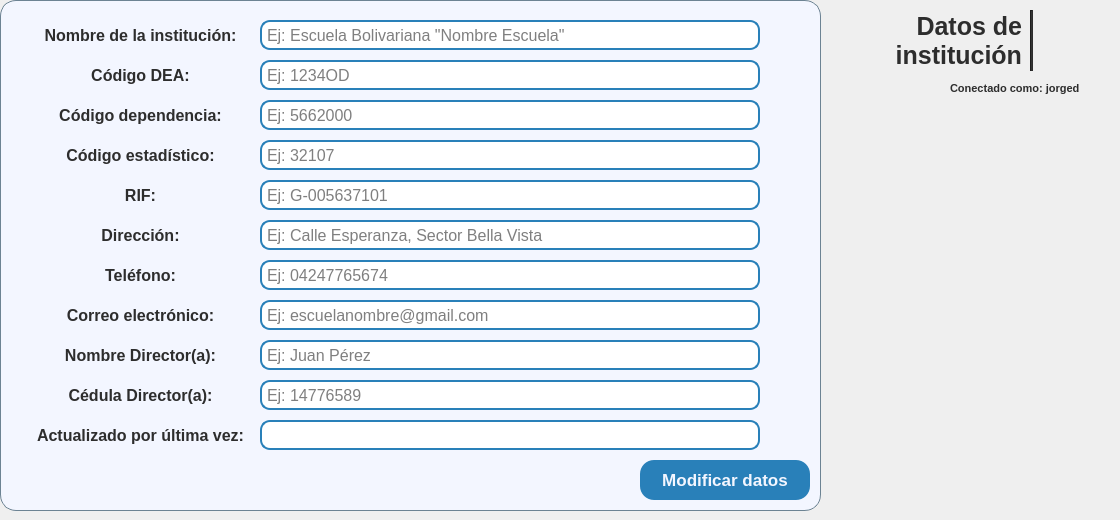
     <widget class="QWidget" name="datos_institucionales">
      <property name="maximumSize">
       <size>
        <width>16777215</width>
        <height>540</height>
       </size>
      </property>
      <widget class="Line" name="line_6">
       <property name="geometry">
        <rect>
         <x>1030</x>
         <y>10</y>
         <width>3</width>
         <height>61</height>
        </rect>
       </property>
       <property name="minimumSize">
        <size>
         <width>3</width>
         <height>61</height>
        </size>
       </property>
       <property name="maximumSize">
        <size>
         <width>3</width>
         <height>61</height>
        </size>
       </property>
       <property name="styleSheet">
        <string notr="true">background-color: #2d2d2d;</string>
       </property>
       <property name="orientation">
        <enum>Qt::Orientation::Vertical</enum>
       </property>
      </widget>
      <widget class="QLabel" name="lblTitulo_datos_insti">
       <property name="geometry">
        <rect>
         <x>881</x>
         <y>0</y>
         <width>141</width>
         <height>81</height>
        </rect>
       </property>
       <property name="font">
        <font>
         <family>Segoe UI</family>
         <pointsize>19</pointsize>
         <bold>true</bold>
        </font>
       </property>
       <property name="styleSheet">
        <string notr="true">color: #2d2d2d;
background-color: transparent;</string>
       </property>
       <property name="frameShape">
        <enum>QFrame::Shape::NoFrame</enum>
       </property>
       <property name="frameShadow">
        <enum>QFrame::Shadow::Plain</enum>
       </property>
       <property name="text">
        <string>Datos de institución</string>
       </property>
       <property name="scaledContents">
        <bool>false</bool>
       </property>
       <property name="alignment">
        <set>Qt::AlignmentFlag::AlignRight|Qt::AlignmentFlag::AlignTrailing|Qt::AlignmentFlag::AlignVCenter</set>
       </property>
       <property name="wordWrap">
        <bool>true</bool>
       </property>
       <property name="indent">
        <number>0</number>
       </property>
      </widget>
      <widget class="QLabel" name="lblLogo_datos_insti">
       <property name="geometry">
        <rect>
         <x>1040</x>
         <y>10</y>
         <width>51</width>
         <height>61</height>
        </rect>
       </property>
       <property name="minimumSize">
        <size>
         <width>50</width>
         <height>50</height>
        </size>
       </property>
       <property name="maximumSize">
        <size>
         <width>130</width>
         <height>70</height>
        </size>
       </property>
       <property name="text">
        <string/>
       </property>
       <property name="pixmap">
        <pixmap resource="../icons/resources_ui.qrc">:/logos/logo_escuela_sinFondo.png</pixmap>
       </property>
       <property name="scaledContents">
        <bool>true</bool>
       </property>
      </widget>
      <widget class="QFrame" name="frameInstitucion">
       <property name="geometry">
        <rect>
         <x>0</x>
         <y>0</y>
         <width>821</width>
         <height>511</height>
        </rect>
       </property>
       <property name="minimumSize">
        <size>
         <width>0</width>
         <height>0</height>
        </size>
       </property>
       <property name="maximumSize">
        <size>
         <width>16777215</width>
         <height>650</height>
        </size>
       </property>
       <property name="styleSheet">
        <string notr="true">QFrame{
	background-color: #f3f6ff;
	border: 1.2px solid #6c8393;
	border-radius: 16px;
}
QLineEdit {
    border: 2px solid #2980b9;
    border-radius: 10px;
    padding: 3px 3px;
    background-color: white;
}</string>
       </property>
       <property name="frameShape">
        <enum>QFrame::Shape::StyledPanel</enum>
       </property>
       <property name="frameShadow">
        <enum>QFrame::Shadow::Raised</enum>
       </property>
       <widget class="QLineEdit" name="lneUltimaActualizacion_admin">
        <property name="geometry">
         <rect>
          <x>260</x>
          <y>420</y>
          <width>500</width>
          <height>30</height>
         </rect>
        </property>
        <property name="minimumSize">
         <size>
          <width>400</width>
          <height>30</height>
         </size>
        </property>
        <property name="maximumSize">
         <size>
          <width>500</width>
          <height>30</height>
         </size>
        </property>
        <property name="font">
         <font>
          <family>Segoe UI</family>
          <pointsize>12</pointsize>
         </font>
        </property>
        <property name="cursor">
         <cursorShape>IBeamCursor</cursorShape>
        </property>
        <property name="focusPolicy">
         <enum>Qt::FocusPolicy::ClickFocus</enum>
        </property>
        <property name="styleSheet">
         <string notr="true"/>
        </property>
        <property name="text">
         <string/>
        </property>
        <property name="alignment">
         <set>Qt::AlignmentFlag::AlignLeading|Qt::AlignmentFlag::AlignLeft|Qt::AlignmentFlag::AlignVCenter</set>
        </property>
        <property name="readOnly">
         <bool>true</bool>
        </property>
        <property name="placeholderText">
         <string/>
        </property>
       </widget>
       <widget class="QLineEdit" name="lneTlfInstitucion_admin">
        <property name="geometry">
         <rect>
          <x>260</x>
          <y>260</y>
          <width>500</width>
          <height>30</height>
         </rect>
        </property>
        <property name="minimumSize">
         <size>
          <width>400</width>
          <height>30</height>
         </size>
        </property>
        <property name="maximumSize">
         <size>
          <width>500</width>
          <height>30</height>
         </size>
        </property>
        <property name="font">
         <font>
          <family>Segoe UI</family>
          <pointsize>12</pointsize>
         </font>
        </property>
        <property name="cursor">
         <cursorShape>IBeamCursor</cursorShape>
        </property>
        <property name="focusPolicy">
         <enum>Qt::FocusPolicy::ClickFocus</enum>
        </property>
        <property name="styleSheet">
         <string notr="true"/>
        </property>
        <property name="text">
         <string/>
        </property>
        <property name="alignment">
         <set>Qt::AlignmentFlag::AlignLeading|Qt::AlignmentFlag::AlignLeft|Qt::AlignmentFlag::AlignVCenter</set>
        </property>
        <property name="placeholderText">
         <string>Ej: 04247765674</string>
        </property>
       </widget>
       <widget class="QLineEdit" name="lneDirInstitucion_admin">
        <property name="geometry">
         <rect>
          <x>260</x>
          <y>220</y>
          <width>500</width>
          <height>30</height>
         </rect>
        </property>
        <property name="minimumSize">
         <size>
          <width>400</width>
          <height>30</height>
         </size>
        </property>
        <property name="maximumSize">
         <size>
          <width>500</width>
          <height>30</height>
         </size>
        </property>
        <property name="font">
         <font>
          <family>Segoe UI</family>
          <pointsize>12</pointsize>
         </font>
        </property>
        <property name="cursor">
         <cursorShape>IBeamCursor</cursorShape>
        </property>
        <property name="focusPolicy">
         <enum>Qt::FocusPolicy::ClickFocus</enum>
        </property>
        <property name="styleSheet">
         <string notr="true"/>
        </property>
        <property name="text">
         <string/>
        </property>
        <property name="alignment">
         <set>Qt::AlignmentFlag::AlignLeading|Qt::AlignmentFlag::AlignLeft|Qt::AlignmentFlag::AlignVCenter</set>
        </property>
        <property name="placeholderText">
         <string>Ej: Calle Esperanza, Sector Bella Vista</string>
        </property>
       </widget>
       <widget class="QLabel" name="lblStudent_apellido_3">
        <property name="geometry">
         <rect>
          <x>20</x>
          <y>220</y>
          <width>241</width>
          <height>30</height>
         </rect>
        </property>
        <property name="minimumSize">
         <size>
          <width>0</width>
          <height>30</height>
         </size>
        </property>
        <property name="maximumSize">
         <size>
          <width>16777215</width>
          <height>30</height>
         </size>
        </property>
        <property name="font">
         <font>
          <family>Segoe UI</family>
          <pointsize>12</pointsize>
          <bold>true</bold>
         </font>
        </property>
        <property name="styleSheet">
         <string notr="true">color: #2d2d2d;
background-color: transparent;
border: transparent;</string>
        </property>
        <property name="text">
         <string>Dirección:</string>
        </property>
        <property name="alignment">
         <set>Qt::AlignmentFlag::AlignCenter</set>
        </property>
       </widget>
       <widget class="QLabel" name="lblStudent_apellido_5">
        <property name="geometry">
         <rect>
          <x>20</x>
          <y>300</y>
          <width>241</width>
          <height>30</height>
         </rect>
        </property>
        <property name="minimumSize">
         <size>
          <width>0</width>
          <height>30</height>
         </size>
        </property>
        <property name="maximumSize">
         <size>
          <width>16777215</width>
          <height>30</height>
         </size>
        </property>
        <property name="font">
         <font>
          <family>Segoe UI</family>
          <pointsize>12</pointsize>
          <bold>true</bold>
         </font>
        </property>
        <property name="styleSheet">
         <string notr="true">color: #2d2d2d;
background-color: transparent;
border: transparent;</string>
        </property>
        <property name="text">
         <string>Correo electrónico:</string>
        </property>
        <property name="alignment">
         <set>Qt::AlignmentFlag::AlignCenter</set>
        </property>
       </widget>
       <widget class="QLabel" name="lblStudent_apellido">
        <property name="geometry">
         <rect>
          <x>20</x>
          <y>20</y>
          <width>241</width>
          <height>30</height>
         </rect>
        </property>
        <property name="minimumSize">
         <size>
          <width>0</width>
          <height>30</height>
         </size>
        </property>
        <property name="maximumSize">
         <size>
          <width>16777215</width>
          <height>30</height>
         </size>
        </property>
        <property name="font">
         <font>
          <family>Segoe UI</family>
          <pointsize>12</pointsize>
          <bold>true</bold>
         </font>
        </property>
        <property name="styleSheet">
         <string notr="true">color: #2d2d2d;
background-color: transparent;
border: transparent;</string>
        </property>
        <property name="text">
         <string>Nombre de la institución:</string>
        </property>
        <property name="alignment">
         <set>Qt::AlignmentFlag::AlignCenter</set>
        </property>
       </widget>
       <widget class="QLabel" name="lblStudent_apellido_7">
        <property name="geometry">
         <rect>
          <x>20</x>
          <y>420</y>
          <width>241</width>
          <height>30</height>
         </rect>
        </property>
        <property name="minimumSize">
         <size>
          <width>0</width>
          <height>30</height>
         </size>
        </property>
        <property name="maximumSize">
         <size>
          <width>16777215</width>
          <height>30</height>
         </size>
        </property>
        <property name="font">
         <font>
          <family>Segoe UI</family>
          <pointsize>12</pointsize>
          <bold>true</bold>
         </font>
        </property>
        <property name="styleSheet">
         <string notr="true">color: #2d2d2d;
background-color: transparent;
border: transparent;</string>
        </property>
        <property name="text">
         <string>Actualizado por última vez:</string>
        </property>
        <property name="alignment">
         <set>Qt::AlignmentFlag::AlignCenter</set>
        </property>
       </widget>
       <widget class="QLineEdit" name="lneNombreInstitucion_admin">
        <property name="geometry">
         <rect>
          <x>260</x>
          <y>20</y>
          <width>500</width>
          <height>30</height>
         </rect>
        </property>
        <property name="minimumSize">
         <size>
          <width>400</width>
          <height>30</height>
         </size>
        </property>
        <property name="maximumSize">
         <size>
          <width>500</width>
          <height>30</height>
         </size>
        </property>
        <property name="font">
         <font>
          <family>Segoe UI</family>
          <pointsize>12</pointsize>
         </font>
        </property>
        <property name="cursor">
         <cursorShape>IBeamCursor</cursorShape>
        </property>
        <property name="focusPolicy">
         <enum>Qt::FocusPolicy::ClickFocus</enum>
        </property>
        <property name="styleSheet">
         <string notr="true"/>
        </property>
        <property name="text">
         <string/>
        </property>
        <property name="alignment">
         <set>Qt::AlignmentFlag::AlignLeading|Qt::AlignmentFlag::AlignLeft|Qt::AlignmentFlag::AlignVCenter</set>
        </property>
        <property name="placeholderText">
         <string>Ej: Escuela Bolivariana &quot;Nombre Escuela&quot;</string>
        </property>
       </widget>
       <widget class="QLabel" name="lblStudent_apellido_2">
        <property name="geometry">
         <rect>
          <x>20</x>
          <y>60</y>
          <width>241</width>
          <height>30</height>
         </rect>
        </property>
        <property name="minimumSize">
         <size>
          <width>0</width>
          <height>30</height>
         </size>
        </property>
        <property name="maximumSize">
         <size>
          <width>16777215</width>
          <height>30</height>
         </size>
        </property>
        <property name="font">
         <font>
          <family>Segoe UI</family>
          <pointsize>12</pointsize>
          <bold>true</bold>
         </font>
        </property>
        <property name="styleSheet">
         <string notr="true">color: #2d2d2d;
background-color: transparent;
border: transparent;</string>
        </property>
        <property name="text">
         <string>Código DEA:</string>
        </property>
        <property name="alignment">
         <set>Qt::AlignmentFlag::AlignCenter</set>
        </property>
       </widget>
       <widget class="QLabel" name="lblStudent_apellido_4">
        <property name="geometry">
         <rect>
          <x>20</x>
          <y>260</y>
          <width>241</width>
          <height>30</height>
         </rect>
        </property>
        <property name="minimumSize">
         <size>
          <width>0</width>
          <height>30</height>
         </size>
        </property>
        <property name="maximumSize">
         <size>
          <width>16777215</width>
          <height>30</height>
         </size>
        </property>
        <property name="font">
         <font>
          <family>Segoe UI</family>
          <pointsize>12</pointsize>
          <bold>true</bold>
         </font>
        </property>
        <property name="styleSheet">
         <string notr="true">color: #2d2d2d;
background-color: transparent;
border: transparent;</string>
        </property>
        <property name="text">
         <string>Teléfono:</string>
        </property>
        <property name="alignment">
         <set>Qt::AlignmentFlag::AlignCenter</set>
        </property>
       </widget>
       <widget class="QLineEdit" name="lneCodigoDEA_admin">
        <property name="geometry">
         <rect>
          <x>260</x>
          <y>60</y>
          <width>500</width>
          <height>30</height>
         </rect>
        </property>
        <property name="minimumSize">
         <size>
          <width>400</width>
          <height>30</height>
         </size>
        </property>
        <property name="maximumSize">
         <size>
          <width>500</width>
          <height>30</height>
         </size>
        </property>
        <property name="font">
         <font>
          <family>Segoe UI</family>
          <pointsize>12</pointsize>
         </font>
        </property>
        <property name="cursor">
         <cursorShape>IBeamCursor</cursorShape>
        </property>
        <property name="focusPolicy">
         <enum>Qt::FocusPolicy::ClickFocus</enum>
        </property>
        <property name="styleSheet">
         <string notr="true"/>
        </property>
        <property name="text">
         <string/>
        </property>
        <property name="alignment">
         <set>Qt::AlignmentFlag::AlignLeading|Qt::AlignmentFlag::AlignLeft|Qt::AlignmentFlag::AlignVCenter</set>
        </property>
        <property name="placeholderText">
         <string>Ej: 1234OD</string>
        </property>
       </widget>
       <widget class="QLineEdit" name="lneCorreoInstitucion_admin">
        <property name="geometry">
         <rect>
          <x>260</x>
          <y>300</y>
          <width>500</width>
          <height>30</height>
         </rect>
        </property>
        <property name="minimumSize">
         <size>
          <width>400</width>
          <height>30</height>
         </size>
        </property>
        <property name="maximumSize">
         <size>
          <width>500</width>
          <height>30</height>
         </size>
        </property>
        <property name="font">
         <font>
          <family>Segoe UI</family>
          <pointsize>12</pointsize>
         </font>
        </property>
        <property name="cursor">
         <cursorShape>IBeamCursor</cursorShape>
        </property>
        <property name="focusPolicy">
         <enum>Qt::FocusPolicy::ClickFocus</enum>
        </property>
        <property name="styleSheet">
         <string notr="true"/>
        </property>
        <property name="text">
         <string/>
        </property>
        <property name="alignment">
         <set>Qt::AlignmentFlag::AlignLeading|Qt::AlignmentFlag::AlignLeft|Qt::AlignmentFlag::AlignVCenter</set>
        </property>
        <property name="placeholderText">
         <string>Ej: escuelanombre@gmail.com</string>
        </property>
       </widget>
       <widget class="QLabel" name="lblStudent_apellido_6">
        <property name="geometry">
         <rect>
          <x>20</x>
          <y>340</y>
          <width>241</width>
          <height>30</height>
         </rect>
        </property>
        <property name="minimumSize">
         <size>
          <width>0</width>
          <height>30</height>
         </size>
        </property>
        <property name="maximumSize">
         <size>
          <width>16777215</width>
          <height>30</height>
         </size>
        </property>
        <property name="font">
         <font>
          <family>Segoe UI</family>
          <pointsize>12</pointsize>
          <bold>true</bold>
         </font>
        </property>
        <property name="styleSheet">
         <string notr="true">color: #2d2d2d;
background-color: transparent;
border: transparent;</string>
        </property>
        <property name="text">
         <string>Nombre Director(a):</string>
        </property>
        <property name="alignment">
         <set>Qt::AlignmentFlag::AlignCenter</set>
        </property>
       </widget>
       <widget class="QLineEdit" name="lneDirector_institucion">
        <property name="geometry">
         <rect>
          <x>260</x>
          <y>340</y>
          <width>500</width>
          <height>30</height>
         </rect>
        </property>
        <property name="minimumSize">
         <size>
          <width>400</width>
          <height>30</height>
         </size>
        </property>
        <property name="maximumSize">
         <size>
          <width>500</width>
          <height>30</height>
         </size>
        </property>
        <property name="font">
         <font>
          <family>Segoe UI</family>
          <pointsize>12</pointsize>
         </font>
        </property>
        <property name="cursor">
         <cursorShape>IBeamCursor</cursorShape>
        </property>
        <property name="focusPolicy">
         <enum>Qt::FocusPolicy::ClickFocus</enum>
        </property>
        <property name="styleSheet">
         <string notr="true"/>
        </property>
        <property name="text">
         <string/>
        </property>
        <property name="alignment">
         <set>Qt::AlignmentFlag::AlignLeading|Qt::AlignmentFlag::AlignLeft|Qt::AlignmentFlag::AlignVCenter</set>
        </property>
        <property name="placeholderText">
         <string>Ej: Juan Pérez</string>
        </property>
       </widget>
       <widget class="QLabel" name="lblStudent_apellido_8">
        <property name="geometry">
         <rect>
          <x>20</x>
          <y>380</y>
          <width>241</width>
          <height>30</height>
         </rect>
        </property>
        <property name="minimumSize">
         <size>
          <width>0</width>
          <height>30</height>
         </size>
        </property>
        <property name="maximumSize">
         <size>
          <width>16777215</width>
          <height>30</height>
         </size>
        </property>
        <property name="font">
         <font>
          <family>Segoe UI</family>
          <pointsize>12</pointsize>
          <bold>true</bold>
         </font>
        </property>
        <property name="styleSheet">
         <string notr="true">color: #2d2d2d;
background-color: transparent;
border: transparent;</string>
        </property>
        <property name="text">
         <string>Cédula Director(a):</string>
        </property>
        <property name="alignment">
         <set>Qt::AlignmentFlag::AlignCenter</set>
        </property>
       </widget>
       <widget class="QLineEdit" name="lneCedula_director_institucion">
        <property name="geometry">
         <rect>
          <x>260</x>
          <y>380</y>
          <width>500</width>
          <height>30</height>
         </rect>
        </property>
        <property name="minimumSize">
         <size>
          <width>400</width>
          <height>30</height>
         </size>
        </property>
        <property name="maximumSize">
         <size>
          <width>500</width>
          <height>30</height>
         </size>
        </property>
        <property name="font">
         <font>
          <family>Segoe UI</family>
          <pointsize>12</pointsize>
         </font>
        </property>
        <property name="cursor">
         <cursorShape>IBeamCursor</cursorShape>
        </property>
        <property name="focusPolicy">
         <enum>Qt::FocusPolicy::ClickFocus</enum>
        </property>
        <property name="styleSheet">
         <string notr="true"/>
        </property>
        <property name="text">
         <string/>
        </property>
        <property name="alignment">
         <set>Qt::AlignmentFlag::AlignLeading|Qt::AlignmentFlag::AlignLeft|Qt::AlignmentFlag::AlignVCenter</set>
        </property>
        <property name="placeholderText">
         <string>Ej: 14776589</string>
        </property>
       </widget>
       <widget class="QLabel" name="lblStudent_apellido_9">
        <property name="geometry">
         <rect>
          <x>20</x>
          <y>100</y>
          <width>241</width>
          <height>30</height>
         </rect>
        </property>
        <property name="minimumSize">
         <size>
          <width>0</width>
          <height>30</height>
         </size>
        </property>
        <property name="maximumSize">
         <size>
          <width>16777215</width>
          <height>30</height>
         </size>
        </property>
        <property name="font">
         <font>
          <family>Segoe UI</family>
          <pointsize>12</pointsize>
          <bold>true</bold>
         </font>
        </property>
        <property name="styleSheet">
         <string notr="true">color: #2d2d2d;
background-color: transparent;
border: transparent;</string>
        </property>
        <property name="text">
         <string>Código dependencia:</string>
        </property>
        <property name="alignment">
         <set>Qt::AlignmentFlag::AlignCenter</set>
        </property>
       </widget>
       <widget class="QLineEdit" name="lneCodigoDEP_admin">
        <property name="geometry">
         <rect>
          <x>260</x>
          <y>100</y>
          <width>500</width>
          <height>30</height>
         </rect>
        </property>
        <property name="minimumSize">
         <size>
          <width>400</width>
          <height>30</height>
         </size>
        </property>
        <property name="maximumSize">
         <size>
          <width>500</width>
          <height>30</height>
         </size>
        </property>
        <property name="font">
         <font>
          <family>Segoe UI</family>
          <pointsize>12</pointsize>
         </font>
        </property>
        <property name="cursor">
         <cursorShape>IBeamCursor</cursorShape>
        </property>
        <property name="focusPolicy">
         <enum>Qt::FocusPolicy::ClickFocus</enum>
        </property>
        <property name="styleSheet">
         <string notr="true"/>
        </property>
        <property name="text">
         <string/>
        </property>
        <property name="alignment">
         <set>Qt::AlignmentFlag::AlignLeading|Qt::AlignmentFlag::AlignLeft|Qt::AlignmentFlag::AlignVCenter</set>
        </property>
        <property name="placeholderText">
         <string>Ej: 5662000</string>
        </property>
       </widget>
       <widget class="QLineEdit" name="lneCodigoEST_admin">
        <property name="geometry">
         <rect>
          <x>260</x>
          <y>140</y>
          <width>500</width>
          <height>30</height>
         </rect>
        </property>
        <property name="minimumSize">
         <size>
          <width>400</width>
          <height>30</height>
         </size>
        </property>
        <property name="maximumSize">
         <size>
          <width>500</width>
          <height>30</height>
         </size>
        </property>
        <property name="font">
         <font>
          <family>Segoe UI</family>
          <pointsize>12</pointsize>
         </font>
        </property>
        <property name="cursor">
         <cursorShape>IBeamCursor</cursorShape>
        </property>
        <property name="focusPolicy">
         <enum>Qt::FocusPolicy::ClickFocus</enum>
        </property>
        <property name="styleSheet">
         <string notr="true"/>
        </property>
        <property name="text">
         <string/>
        </property>
        <property name="alignment">
         <set>Qt::AlignmentFlag::AlignLeading|Qt::AlignmentFlag::AlignLeft|Qt::AlignmentFlag::AlignVCenter</set>
        </property>
        <property name="placeholderText">
         <string>Ej: 32107</string>
        </property>
       </widget>
       <widget class="QLabel" name="lblStudent_apellido_10">
        <property name="geometry">
         <rect>
          <x>20</x>
          <y>140</y>
          <width>241</width>
          <height>30</height>
         </rect>
        </property>
        <property name="minimumSize">
         <size>
          <width>0</width>
          <height>30</height>
         </size>
        </property>
        <property name="maximumSize">
         <size>
          <width>16777215</width>
          <height>30</height>
         </size>
        </property>
        <property name="font">
         <font>
          <family>Segoe UI</family>
          <pointsize>12</pointsize>
          <bold>true</bold>
         </font>
        </property>
        <property name="styleSheet">
         <string notr="true">color: #2d2d2d;
background-color: transparent;
border: transparent;</string>
        </property>
        <property name="text">
         <string>Código estadístico:</string>
        </property>
        <property name="alignment">
         <set>Qt::AlignmentFlag::AlignCenter</set>
        </property>
       </widget>
       <widget class="QLabel" name="lblStudent_apellido_11">
        <property name="geometry">
         <rect>
          <x>20</x>
          <y>180</y>
          <width>241</width>
          <height>30</height>
         </rect>
        </property>
        <property name="minimumSize">
         <size>
          <width>0</width>
          <height>30</height>
         </size>
        </property>
        <property name="maximumSize">
         <size>
          <width>16777215</width>
          <height>30</height>
         </size>
        </property>
        <property name="font">
         <font>
          <family>Segoe UI</family>
          <pointsize>12</pointsize>
          <bold>true</bold>
         </font>
        </property>
        <property name="styleSheet">
         <string notr="true">color: #2d2d2d;
background-color: transparent;
border: transparent;</string>
        </property>
        <property name="text">
         <string>RIF:</string>
        </property>
        <property name="alignment">
         <set>Qt::AlignmentFlag::AlignCenter</set>
        </property>
       </widget>
       <widget class="QLineEdit" name="lneRIF_admin">
        <property name="geometry">
         <rect>
          <x>260</x>
          <y>180</y>
          <width>500</width>
          <height>30</height>
         </rect>
        </property>
        <property name="minimumSize">
         <size>
          <width>400</width>
          <height>30</height>
         </size>
        </property>
        <property name="maximumSize">
         <size>
          <width>500</width>
          <height>30</height>
         </size>
        </property>
        <property name="font">
         <font>
          <family>Segoe UI</family>
          <pointsize>12</pointsize>
         </font>
        </property>
        <property name="cursor">
         <cursorShape>IBeamCursor</cursorShape>
        </property>
        <property name="focusPolicy">
         <enum>Qt::FocusPolicy::ClickFocus</enum>
        </property>
        <property name="styleSheet">
         <string notr="true"/>
        </property>
        <property name="text">
         <string/>
        </property>
        <property name="alignment">
         <set>Qt::AlignmentFlag::AlignLeading|Qt::AlignmentFlag::AlignLeft|Qt::AlignmentFlag::AlignVCenter</set>
        </property>
        <property name="placeholderText">
         <string>Ej: G-005637101</string>
        </property>
       </widget>
       <widget class="QPushButton" name="btnModificar_institucion">
        <property name="geometry">
         <rect>
          <x>640</x>
          <y>460</y>
          <width>170</width>
          <height>40</height>
         </rect>
        </property>
        <property name="sizePolicy">
         <sizepolicy hsizetype="Minimum" vsizetype="Fixed">
          <horstretch>0</horstretch>
          <verstretch>0</verstretch>
         </sizepolicy>
        </property>
        <property name="minimumSize">
         <size>
          <width>170</width>
          <height>40</height>
         </size>
        </property>
        <property name="maximumSize">
         <size>
          <width>200</width>
          <height>60</height>
         </size>
        </property>
        <property name="font">
         <font>
          <family>Segoe UI</family>
          <pointsize>13</pointsize>
          <bold>true</bold>
         </font>
        </property>
        <property name="cursor">
         <cursorShape>PointingHandCursor</cursorShape>
        </property>
        <property name="layoutDirection">
         <enum>Qt::LayoutDirection::LeftToRight</enum>
        </property>
        <property name="styleSheet">
         <string notr="true">QPushButton {
   background-color: #2980b9;
    color: #F3F6FF;
    border: none;
    padding: 8px 6px;
    border-radius: 14px;
}
QPushButton:hover {
	background-color: #0D47A1;
}</string>
        </property>
        <property name="text">
         <string>Modificar datos</string>
        </property>
        <property name="icon">
         <iconset resource="../icons/resources_ui.qrc">
          <normaloff>:/icons/edit_white.png</normaloff>:/icons/edit_white.png</iconset>
        </property>
        <property name="iconSize">
         <size>
          <width>18</width>
          <height>18</height>
         </size>
        </property>
       </widget>
      </widget>
      <widget class="QLabel" name="lblIcon_conectado_como_4">
       <property name="geometry">
        <rect>
         <x>930</x>
         <y>80</y>
         <width>16</width>
         <height>16</height>
        </rect>
       </property>
       <property name="font">
        <font>
         <family>Segoe UI</family>
         <pointsize>8</pointsize>
         <bold>true</bold>
        </font>
       </property>
       <property name="styleSheet">
        <string notr="true">color: #2d2d2d</string>
       </property>
       <property name="text">
        <string/>
       </property>
       <property name="pixmap">
        <pixmap resource="../icons/resources_ui.qrc">:/icons/usuario-activo.png</pixmap>
       </property>
       <property name="scaledContents">
        <bool>true</bool>
       </property>
       <property name="alignment">
        <set>Qt::AlignmentFlag::AlignLeading|Qt::AlignmentFlag::AlignLeft|Qt::AlignmentFlag::AlignVCenter</set>
       </property>
      </widget>
      <widget class="QLabel" name="lblConectado_como_4">
       <property name="geometry">
        <rect>
         <x>950</x>
         <y>80</y>
         <width>161</width>
         <height>16</height>
        </rect>
       </property>
       <property name="font">
        <font>
         <family>Segoe UI</family>
         <pointsize>8</pointsize>
         <bold>true</bold>
        </font>
       </property>
       <property name="styleSheet">
        <string notr="true">color: #2d2d2d</string>
       </property>
       <property name="text">
        <string>Conectado como: jorged</string>
       </property>
       <property name="alignment">
        <set>Qt::AlignmentFlag::AlignLeading|Qt::AlignmentFlag::AlignLeft|Qt::AlignmentFlag::AlignVCenter</set>
       </property>
      </widget>
     </widget>
